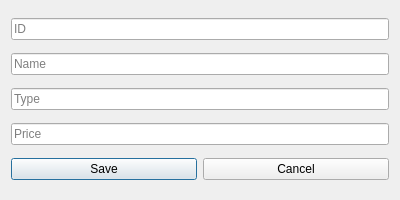
<?xml version="1.0" encoding="UTF-8"?>
<ui version="4.0">
 <class>AddEditCoffeeForm</class>
 <widget class="QDialog" name="AddEditCoffeeForm">
  <property name="geometry">
   <rect>
    <x>0</x>
    <y>0</y>
    <width>400</width>
    <height>200</height>
   </rect>
  </property>
  <property name="windowTitle">
   <string>Add/Edit Coffee</string>
  </property>
  <layout class="QVBoxLayout" name="verticalLayout">
   <item>
    <widget class="QLineEdit" name="idLineEdit">
     <property name="placeholderText">
      <string>ID</string>
     </property>
    </widget>
   </item>
   <item>
    <widget class="QLineEdit" name="nameLineEdit">
     <property name="placeholderText">
      <string>Name</string>
     </property>
    </widget>
   </item>
   <item>
    <widget class="QLineEdit" name="typeLineEdit">
     <property name="placeholderText">
      <string>Type</string>
     </property>
    </widget>
   </item>
   <item>
    <widget class="QLineEdit" name="priceLineEdit">
     <property name="placeholderText">
      <string>Price</string>
     </property>
    </widget>
   </item>
   <item>
    <layout class="QHBoxLayout" name="horizontalLayout">
     <item>
      <widget class="QPushButton" name="saveButton">
       <property name="text">
        <string>Save</string>
       </property>
      </widget>
     </item>
     <item>
      <widget class="QPushButton" name="cancelButton">
       <property name="text">
        <string>Cancel</string>
       </property>
      </widget>
     </item>
    </layout>
   </item>
  </layout>
 </widget>
 <resources/>
 <connections/>
</ui>
